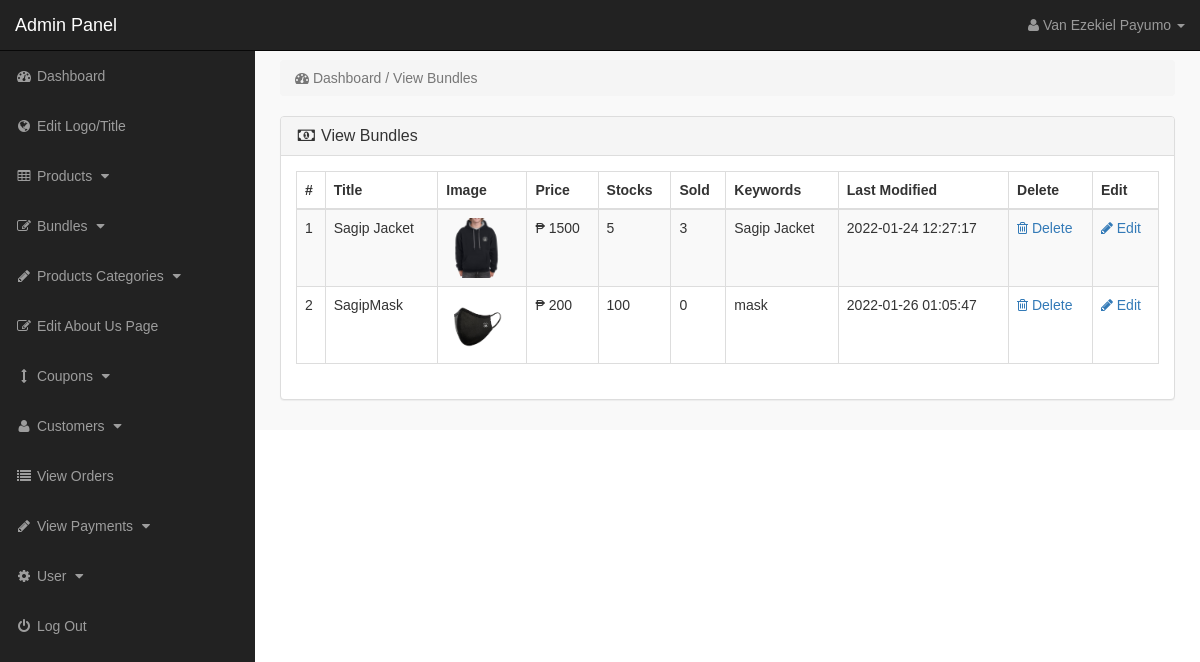
Before: /admin_area/index.php?view_bundles (signed in) with the older database file.
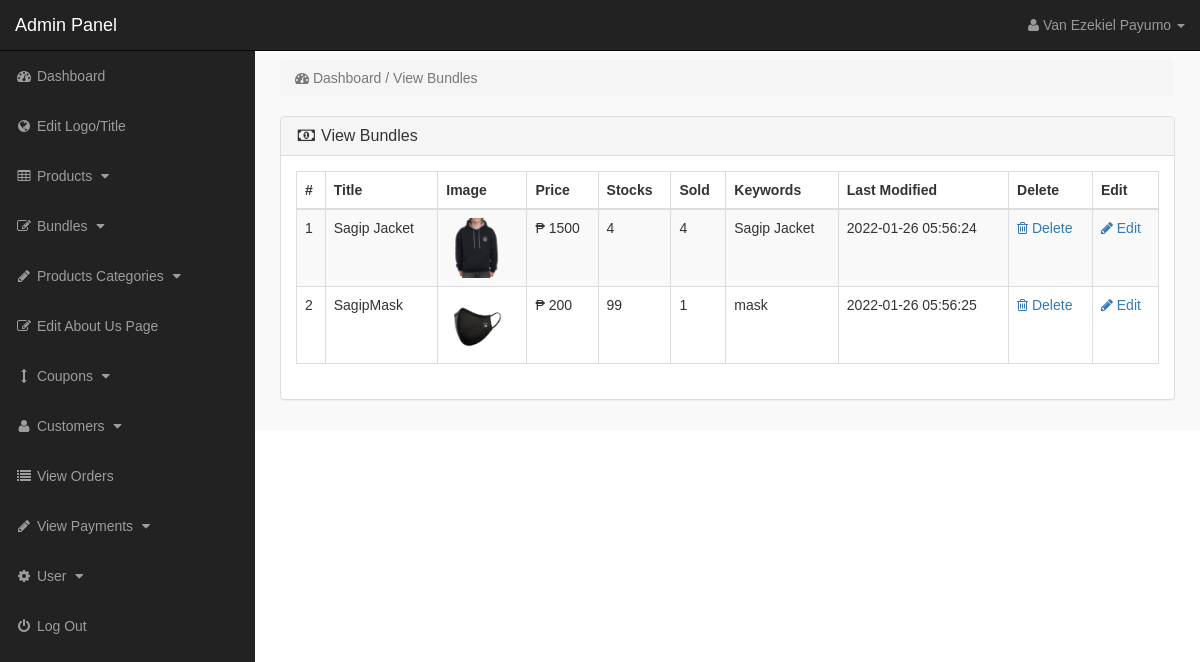
After: the same page with the newer database file.
### tables this page shows
CREATE TABLE `products` (
  `product_id` int(10) NOT NULL,
  `p_cat_id` int(10) NOT NULL,
  `cat_id` int(10) NOT NULL,
  `manufacturer_id` int(10) NOT NULL,
  `date` timestamp NOT NULL DEFAULT current_timestamp() ON UPDATE current_timestamp(),
  `product_title` text NOT NULL,
  `product_url` text NOT NULL,
  `product_img1` text NOT NULL,
  `product_img2` text NOT NULL,
  `product_img3` text NOT NULL,
  `product_price` int(10) NOT NULL,
  `product_psp_price` int(100) NOT NULL,
  `product_desc` text NOT NULL,
  `product_features` text NOT NULL,
  `product_stock` int(11) NOT NULL,
  `product_keywords` text NOT NULL,
  `product_label` text NOT NULL,
  `status` varchar(255) NOT NULL
);

### admin_area/view_bundles.php (the view)
<?php
if (!isset($_SESSION['admin_email'])) {
    echo "<script>window.open('login.php','_self')</script>";
} else {
    ?>
<div class="row">
<div class="col-lg-12" >
<ol class="breadcrumb" >
<li class="active" >
<i class="fa fa-dashboard"></i> Dashboard / View Bundles
</li>
</ol>
</div>
</div>
<div class="row" >
<div class="col-lg-12" >
<div class="panel panel-default" >
<div class="panel-heading" >
<h3 class="panel-title" >
<i class="fa fa-money fa-fw" ></i> View Bundles
</h3>
</div>
<div class="panel-body" >
<div class="table-responsive" >
<table class="table table-bordered table-hover table-striped" >
<thead>
<tr>
<th>#</th>
<th>Title</th>
<th>Image</th>
<th>Price</th>
<th>Stocks</th>
<th>Sold</th>
<th>Keywords</th>
<th>Last Modified</th>
<th>Delete</th>
<th>Edit</th>
</tr>
</thead>
<tbody>
<?php
    $i = 0;
    $get_pro = "select * from products where status='bundle'";
    $run_pro = mysqli_query($con, $get_pro);
    while ($row_pro = mysqli_fetch_array($run_pro)) {
        $pro_id = $row_pro['product_id'];
        $pro_title = $row_pro['product_title'];
        $pro_image = $row_pro['product_img1'];
        $pro_price = $row_pro['product_price'];
        $pro_stock = $row_pro['product_stock'];
        $pro_keywords = $row_pro['product_keywords'];
        $pro_date = $row_pro['date'];
        $i++;
        ?>
<tr>
<td><?php echo $i; ?></td>
<td><?php echo $pro_title; ?></td>
<td><img src="product_images/<?php echo $pro_image; ?>" width="60" height="60"></td>
<td>₱ <?php echo $pro_price; ?></td>
<td> <?php if ($pro_stock < 0) {echo $pro_stock = 0;} else {echo $pro_stock;}?> </td>
<td>
<?php
        $get_sold = "select * from pending_orders where product_id='$pro_id' and (order_status='pending' or order_status='Complete')";
        $run_sold = mysqli_query($con, $get_sold);
        $count = mysqli_num_rows($run_sold);
        echo $count;
        ?>
</td>
<td> <?php echo $pro_keywords; ?> </td>
<td><?php echo $pro_date; ?></td>
<td>
<a href="index.php?delete_bundle=<?php echo $pro_id; ?>">
<i class="fa fa-trash-o"> </i> Delete
</a>
</td>
<td>
<a href="index.php?edit_bundle=<?php echo $pro_id; ?>">
<i class="fa fa-pencil"> </i> Edit
</a>
</td>
</tr>
<?php }?>
</tbody>
</table>
</div>
</div>
</div>
</div>
</div>
<?php }?>

### admin_area/index.php (shortened to what this page needs)
<?php
include "includes/db.php";
if (!isset($_SESSION['admin_email'])) {
    echo "<script>window.open('login.php','_self')</script>";
} else {
?>
<?php
    $admin_session = $_SESSION['admin_email'];
    $get_admin = "select * from admins  where admin_email='$admin_session'";
    $run_admin = mysqli_query($con, $get_admin);
    $row_admin = mysqli_fetch_array($run_admin);
    $admin_name = $row_admin['admin_name'];
    ?>
<!DOCTYPE html>
<html>
<head>
<link href="css/bootstrap.min.css" rel="stylesheet">
<link href="css/style.css" rel="stylesheet">
<link href="font-awesome/css/font-awesome.min.css" rel="stylesheet" >
</head>
<body>
<div id="wrapper">
<?php include "includes/sidebar.php";?>
<div id="page-wrapper">
<div class="container-fluid">
<?php
    if (isset($_GET['view_bundles'])) {
        include "view_bundles.php";
    }
    ?>
</div>
</div>
</div>
</body>
</html>
<?php }?>

### admin_area/includes/sidebar.php (shortened to what this page needs)
<?php
if (!isset($_SESSION['admin_email'])) {
    echo "<script>window.open('login.php','_self')</script>";
} else {
    $admin_level = $_SESSION['admin_level'];
    if ($admin_level == 2) {
        $hideme = 'display:none;';
    } else {
        $hideme = '';
    }
    ?>
<nav class="navbar navbar-inverse navbar-fixed-top" >
<div class="navbar-header" >
<a class="navbar-brand" href="index.php?dashboard" >Admin Panel</a>
</div>
<ul class="nav navbar-right top-nav" >
<li class="dropdown" >
<a href="#" class="dropdown-toggle" data-toggle="dropdown" >
<i class="fa fa-user" ></i>
<?php echo $admin_name; ?> <b class="caret" ></b>
</a>
</li>
</ul>
<div class="collapse navbar-collapse navbar-ex1-collapse">
<ul class="nav navbar-nav side-nav">
<li>
<a href="index.php?dashboard">
<i class="fa fa-fw fa-dashboard"></i> Dashboard
</a>
</li>
<li>
<a style="<?php echo $hideme; ?>" href="index.php?edit_logo_title">
<i class="fa fa-fw fa-globe"></i> Edit Logo/Title
</a>
</li>
<li>
<a href="#" data-toggle="collapse" data-target="#products">
<i class="fa fa-fw fa-table"></i> Products
<i class="fa fa-fw fa-caret-down"></i>
</a>
</li>
<li>
<a href="#" data-toggle="collapse" data-target="#bundles">
<i class="fa fa-fw fa-edit"></i> Bundles
<i class="fa fa-fw fa-caret-down"></i>
</a>
</li>
<li>
<a href="#" data-toggle="collapse" data-target="#p_cat">
<i class="fa fa-fw fa-pencil"></i> Products Categories
<i class="fa fa-fw fa-caret-down"></i>
</a>
</li>
<li style="<?php echo $hideme; ?>">
<a href="index.php?edit_about_us">
<i class="fa fa-fw fa-edit"></i> Edit About Us Page
</a>
</li>
<li style="<?php echo $hideme; ?>">
<a href="#" data-toggle="collapse" data-target="#coupons">
<i class="fa fa-fw fa-arrows-v"></i> Coupons
<i class="fa fa-fw fa-caret-down"></i>
</a>
</li>
<li style="<?php echo $hideme; ?>">
<a href="#" data-toggle="collapse" data-target="#customer">
<i class="fa fa-fw fa-user"></i> Customers
<i class="fa fa-fw fa-caret-down"></i>
</a>
</li>
<li>
<a href="index.php?view_orders">
<i class="fa fa-fw fa-list"></i> View Orders
</a>
</li>
<li>
<a href="#" data-toggle="collapse" data-target="#pay">
<i class="fa fa-fw fa-pencil"></i> View Payments
<i class="fa fa-fw fa-caret-down"></i>
</a>
</li>
<li>
<a href="#" data-toggle="collapse" data-target="#users">
<i class="fa fa-fw fa-gear"></i> User
<i class="fa fa-fw fa-caret-down"></i>
</a>
</li>
<li>
<a href="logout.php">
<i class="fa fa-fw fa-power-off"></i> Log Out
</a>
</li>
</ul>
</div>
</nav>
<?php }?>

### admin_area/css/style.css (style rules this page uses)
* { font-family: "Montserrat", sans-serif }
body { margin-top: 100px; font-family: "Montserrat"; }
@media (min-width: 768px) { body { margin-top: 50px; } }
#wrapper { padding-left: 0; }
#page-wrapper { width: 100%; padding: 0; background-color: #F9F9F9; }
@media (min-width: 768px) { #wrapper { padding-left: 255px; } }
@media (min-width: 768px) { #page-wrapper { padding: 10px; } }
.top-nav { padding: 0 15px; }
.top-nav>li { display: inline-block; float: left; }
.top-nav>li>a { padding-top: 15px; padding-bottom: 15px; line-height: 20px; color: #999; }
@media (min-width: 768px) { .side-nav { position: fixed; top: 51px; width: 255px; border-radius: 0; overflow-y: auto; background-color: #222; bottom: 0; overflow-x: hidden; padding-bottom: 40px; } }
@media (min-width: 768px) { .side-nav>li>a { width: 255px; } }
.panel-body { border-radius: 5px; }

Changed rows visible on the page:
changed products "Sagip Jacket": product_stock "5" → "4"; count "3" → "4"; date "2022-01-24 12:27:17" → "2022-01-26 05:56:24"
changed products "SagipMask": product_stock "100" → "99"; count "0" → "1"; date "2022-01-26 01:05:47" → "2022-01-26 05:56:25"
